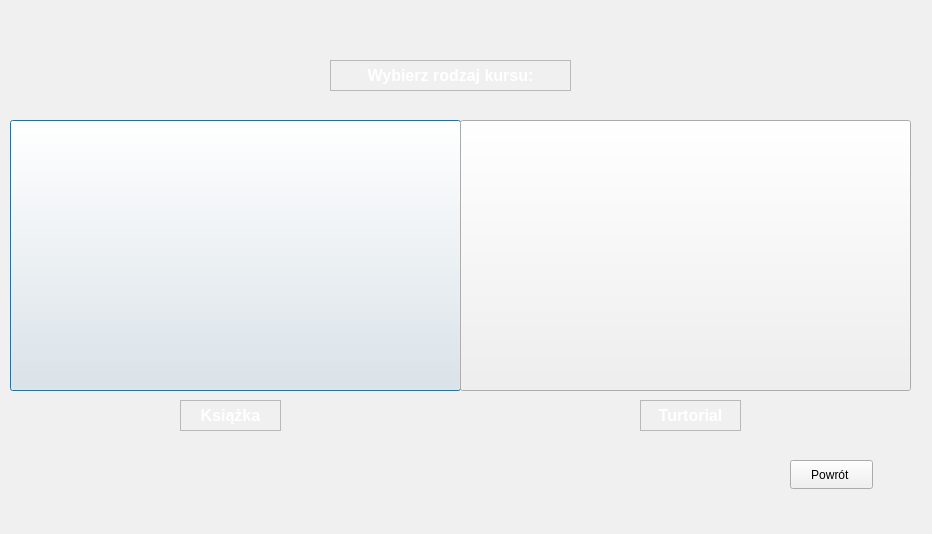
<?xml version="1.0" encoding="UTF-8"?>
<ui version="4.0">
 <class>Dodajkurs</class>
 <widget class="QDialog" name="Dodajkurs">
  <property name="geometry">
   <rect>
    <x>0</x>
    <y>0</y>
    <width>932</width>
    <height>534</height>
   </rect>
  </property>
  <property name="minimumSize">
   <size>
    <width>932</width>
    <height>534</height>
   </size>
  </property>
  <property name="maximumSize">
   <size>
    <width>932</width>
    <height>534</height>
   </size>
  </property>
  <property name="palette">
   <palette>
    <active>
     <colorrole role="WindowText">
      <brush brushstyle="SolidPattern">
       <color alpha="255">
        <red>255</red>
        <green>255</green>
        <blue>255</blue>
       </color>
      </brush>
     </colorrole>
     <colorrole role="Button">
      <brush brushstyle="SolidPattern">
       <color alpha="255">
        <red>93</red>
        <green>47</green>
        <blue>0</blue>
       </color>
      </brush>
     </colorrole>
     <colorrole role="Light">
      <brush brushstyle="SolidPattern">
       <color alpha="255">
        <red>139</red>
        <green>70</green>
        <blue>0</blue>
       </color>
      </brush>
     </colorrole>
     <colorrole role="Midlight">
      <brush brushstyle="SolidPattern">
       <color alpha="255">
        <red>116</red>
        <green>58</green>
        <blue>0</blue>
       </color>
      </brush>
     </colorrole>
     <colorrole role="Dark">
      <brush brushstyle="SolidPattern">
       <color alpha="255">
        <red>46</red>
        <green>23</green>
        <blue>0</blue>
       </color>
      </brush>
     </colorrole>
     <colorrole role="Mid">
      <brush brushstyle="SolidPattern">
       <color alpha="255">
        <red>62</red>
        <green>31</green>
        <blue>0</blue>
       </color>
      </brush>
     </colorrole>
     <colorrole role="Text">
      <brush brushstyle="SolidPattern">
       <color alpha="255">
        <red>255</red>
        <green>255</green>
        <blue>255</blue>
       </color>
      </brush>
     </colorrole>
     <colorrole role="BrightText">
      <brush brushstyle="SolidPattern">
       <color alpha="255">
        <red>255</red>
        <green>255</green>
        <blue>255</blue>
       </color>
      </brush>
     </colorrole>
     <colorrole role="ButtonText">
      <brush brushstyle="SolidPattern">
       <color alpha="255">
        <red>255</red>
        <green>255</green>
        <blue>255</blue>
       </color>
      </brush>
     </colorrole>
     <colorrole role="Base">
      <brush brushstyle="SolidPattern">
       <color alpha="255">
        <red>0</red>
        <green>0</green>
        <blue>0</blue>
       </color>
      </brush>
     </colorrole>
     <colorrole role="Window">
      <brush brushstyle="SolidPattern">
       <color alpha="255">
        <red>93</red>
        <green>47</green>
        <blue>0</blue>
       </color>
      </brush>
     </colorrole>
     <colorrole role="Shadow">
      <brush brushstyle="SolidPattern">
       <color alpha="255">
        <red>0</red>
        <green>0</green>
        <blue>0</blue>
       </color>
      </brush>
     </colorrole>
     <colorrole role="AlternateBase">
      <brush brushstyle="SolidPattern">
       <color alpha="255">
        <red>46</red>
        <green>23</green>
        <blue>0</blue>
       </color>
      </brush>
     </colorrole>
     <colorrole role="ToolTipBase">
      <brush brushstyle="SolidPattern">
       <color alpha="255">
        <red>255</red>
        <green>255</green>
        <blue>220</blue>
       </color>
      </brush>
     </colorrole>
     <colorrole role="ToolTipText">
      <brush brushstyle="SolidPattern">
       <color alpha="255">
        <red>0</red>
        <green>0</green>
        <blue>0</blue>
       </color>
      </brush>
     </colorrole>
    </active>
    <inactive>
     <colorrole role="WindowText">
      <brush brushstyle="SolidPattern">
       <color alpha="255">
        <red>0</red>
        <green>0</green>
        <blue>0</blue>
       </color>
      </brush>
     </colorrole>
     <colorrole role="Button">
      <brush brushstyle="SolidPattern">
       <color alpha="255">
        <red>240</red>
        <green>240</green>
        <blue>240</blue>
       </color>
      </brush>
     </colorrole>
     <colorrole role="Light">
      <brush brushstyle="SolidPattern">
       <color alpha="255">
        <red>255</red>
        <green>255</green>
        <blue>255</blue>
       </color>
      </brush>
     </colorrole>
     <colorrole role="Midlight">
      <brush brushstyle="SolidPattern">
       <color alpha="255">
        <red>227</red>
        <green>227</green>
        <blue>227</blue>
       </color>
      </brush>
     </colorrole>
     <colorrole role="Dark">
      <brush brushstyle="SolidPattern">
       <color alpha="255">
        <red>160</red>
        <green>160</green>
        <blue>160</blue>
       </color>
      </brush>
     </colorrole>
     <colorrole role="Mid">
      <brush brushstyle="SolidPattern">
       <color alpha="255">
        <red>160</red>
        <green>160</green>
        <blue>160</blue>
       </color>
      </brush>
     </colorrole>
     <colorrole role="Text">
      <brush brushstyle="SolidPattern">
       <color alpha="255">
        <red>0</red>
        <green>0</green>
        <blue>0</blue>
       </color>
      </brush>
     </colorrole>
     <colorrole role="BrightText">
      <brush brushstyle="SolidPattern">
       <color alpha="255">
        <red>255</red>
        <green>255</green>
        <blue>255</blue>
       </color>
      </brush>
     </colorrole>
     <colorrole role="ButtonText">
      <brush brushstyle="SolidPattern">
       <color alpha="255">
        <red>0</red>
        <green>0</green>
        <blue>0</blue>
       </color>
      </brush>
     </colorrole>
     <colorrole role="Base">
      <brush brushstyle="SolidPattern">
       <color alpha="255">
        <red>255</red>
        <green>255</green>
        <blue>255</blue>
       </color>
      </brush>
     </colorrole>
     <colorrole role="Window">
      <brush brushstyle="SolidPattern">
       <color alpha="255">
        <red>240</red>
        <green>240</green>
        <blue>240</blue>
       </color>
      </brush>
     </colorrole>
     <colorrole role="Shadow">
      <brush brushstyle="SolidPattern">
       <color alpha="255">
        <red>105</red>
        <green>105</green>
        <blue>105</blue>
       </color>
      </brush>
     </colorrole>
     <colorrole role="AlternateBase">
      <brush brushstyle="SolidPattern">
       <color alpha="255">
        <red>245</red>
        <green>245</green>
        <blue>245</blue>
       </color>
      </brush>
     </colorrole>
     <colorrole role="ToolTipBase">
      <brush brushstyle="SolidPattern">
       <color alpha="255">
        <red>255</red>
        <green>255</green>
        <blue>220</blue>
       </color>
      </brush>
     </colorrole>
     <colorrole role="ToolTipText">
      <brush brushstyle="SolidPattern">
       <color alpha="255">
        <red>0</red>
        <green>0</green>
        <blue>0</blue>
       </color>
      </brush>
     </colorrole>
    </inactive>
    <disabled>
     <colorrole role="WindowText">
      <brush brushstyle="SolidPattern">
       <color alpha="255">
        <red>46</red>
        <green>23</green>
        <blue>0</blue>
       </color>
      </brush>
     </colorrole>
     <colorrole role="Button">
      <brush brushstyle="SolidPattern">
       <color alpha="255">
        <red>93</red>
        <green>47</green>
        <blue>0</blue>
       </color>
      </brush>
     </colorrole>
     <colorrole role="Light">
      <brush brushstyle="SolidPattern">
       <color alpha="255">
        <red>139</red>
        <green>70</green>
        <blue>0</blue>
       </color>
      </brush>
     </colorrole>
     <colorrole role="Midlight">
      <brush brushstyle="SolidPattern">
       <color alpha="255">
        <red>116</red>
        <green>58</green>
        <blue>0</blue>
       </color>
      </brush>
     </colorrole>
     <colorrole role="Dark">
      <brush brushstyle="SolidPattern">
       <color alpha="255">
        <red>46</red>
        <green>23</green>
        <blue>0</blue>
       </color>
      </brush>
     </colorrole>
     <colorrole role="Mid">
      <brush brushstyle="SolidPattern">
       <color alpha="255">
        <red>62</red>
        <green>31</green>
        <blue>0</blue>
       </color>
      </brush>
     </colorrole>
     <colorrole role="Text">
      <brush brushstyle="SolidPattern">
       <color alpha="255">
        <red>46</red>
        <green>23</green>
        <blue>0</blue>
       </color>
      </brush>
     </colorrole>
     <colorrole role="BrightText">
      <brush brushstyle="SolidPattern">
       <color alpha="255">
        <red>255</red>
        <green>255</green>
        <blue>255</blue>
       </color>
      </brush>
     </colorrole>
     <colorrole role="ButtonText">
      <brush brushstyle="SolidPattern">
       <color alpha="255">
        <red>46</red>
        <green>23</green>
        <blue>0</blue>
       </color>
      </brush>
     </colorrole>
     <colorrole role="Base">
      <brush brushstyle="SolidPattern">
       <color alpha="255">
        <red>93</red>
        <green>47</green>
        <blue>0</blue>
       </color>
      </brush>
     </colorrole>
     <colorrole role="Window">
      <brush brushstyle="SolidPattern">
       <color alpha="255">
        <red>93</red>
        <green>47</green>
        <blue>0</blue>
       </color>
      </brush>
     </colorrole>
     <colorrole role="Shadow">
      <brush brushstyle="SolidPattern">
       <color alpha="255">
        <red>0</red>
        <green>0</green>
        <blue>0</blue>
       </color>
      </brush>
     </colorrole>
     <colorrole role="AlternateBase">
      <brush brushstyle="SolidPattern">
       <color alpha="255">
        <red>245</red>
        <green>245</green>
        <blue>245</blue>
       </color>
      </brush>
     </colorrole>
     <colorrole role="ToolTipBase">
      <brush brushstyle="SolidPattern">
       <color alpha="255">
        <red>255</red>
        <green>255</green>
        <blue>220</blue>
       </color>
      </brush>
     </colorrole>
     <colorrole role="ToolTipText">
      <brush brushstyle="SolidPattern">
       <color alpha="255">
        <red>0</red>
        <green>0</green>
        <blue>0</blue>
       </color>
      </brush>
     </colorrole>
    </disabled>
   </palette>
  </property>
  <property name="windowTitle">
   <string>Memorizer</string>
  </property>
  <property name="windowIcon">
   <iconset theme="contact-new">
    <normaloff>.</normaloff>.</iconset>
  </property>
  <property name="modal">
   <bool>false</bool>
  </property>
  <widget class="QPushButton" name="pushButton_2">
   <property name="geometry">
    <rect>
     <x>10</x>
     <y>120</y>
     <width>451</width>
     <height>271</height>
    </rect>
   </property>
   <property name="cursor">
    <cursorShape>PointingHandCursor</cursorShape>
   </property>
   <property name="autoFillBackground">
    <bool>true</bool>
   </property>
   <property name="text">
    <string/>
   </property>
   <property name="icon">
    <iconset resource="moje_obrazy.qrc">
     <normaloff>:/tla/img/nowy/ksiazka.jpg</normaloff>:/tla/img/nowy/ksiazka.jpg</iconset>
   </property>
   <property name="iconSize">
    <size>
     <width>400</width>
     <height>200</height>
    </size>
   </property>
  </widget>
  <widget class="QPushButton" name="pushButton_3">
   <property name="geometry">
    <rect>
     <x>460</x>
     <y>120</y>
     <width>451</width>
     <height>271</height>
    </rect>
   </property>
   <property name="cursor">
    <cursorShape>PointingHandCursor</cursorShape>
   </property>
   <property name="text">
    <string/>
   </property>
   <property name="icon">
    <iconset resource="moje_obrazy.qrc">
     <normaloff>:/tla/img/nowy/youtbe.jpg</normaloff>:/tla/img/nowy/youtbe.jpg</iconset>
   </property>
   <property name="iconSize">
    <size>
     <width>400</width>
     <height>200</height>
    </size>
   </property>
   <property name="flat">
    <bool>false</bool>
   </property>
  </widget>
  <widget class="QLabel" name="label_2">
   <property name="geometry">
    <rect>
     <x>180</x>
     <y>400</y>
     <width>101</width>
     <height>31</height>
    </rect>
   </property>
   <property name="palette">
    <palette>
     <active>
      <colorrole role="WindowText">
       <brush brushstyle="SolidPattern">
        <color alpha="255">
         <red>0</red>
         <green>0</green>
         <blue>0</blue>
        </color>
       </brush>
      </colorrole>
      <colorrole role="Button">
       <brush brushstyle="SolidPattern">
        <color alpha="255">
         <red>170</red>
         <green>85</green>
         <blue>0</blue>
        </color>
       </brush>
      </colorrole>
      <colorrole role="Light">
       <brush brushstyle="SolidPattern">
        <color alpha="255">
         <red>255</red>
         <green>128</green>
         <blue>0</blue>
        </color>
       </brush>
      </colorrole>
      <colorrole role="Midlight">
       <brush brushstyle="SolidPattern">
        <color alpha="255">
         <red>212</red>
         <green>106</green>
         <blue>0</blue>
        </color>
       </brush>
      </colorrole>
      <colorrole role="Dark">
       <brush brushstyle="SolidPattern">
        <color alpha="255">
         <red>85</red>
         <green>43</green>
         <blue>0</blue>
        </color>
       </brush>
      </colorrole>
      <colorrole role="Mid">
       <brush brushstyle="SolidPattern">
        <color alpha="255">
         <red>113</red>
         <green>57</green>
         <blue>0</blue>
        </color>
       </brush>
      </colorrole>
      <colorrole role="Text">
       <brush brushstyle="SolidPattern">
        <color alpha="255">
         <red>0</red>
         <green>0</green>
         <blue>0</blue>
        </color>
       </brush>
      </colorrole>
      <colorrole role="BrightText">
       <brush brushstyle="SolidPattern">
        <color alpha="255">
         <red>255</red>
         <green>255</green>
         <blue>255</blue>
        </color>
       </brush>
      </colorrole>
      <colorrole role="ButtonText">
       <brush brushstyle="SolidPattern">
        <color alpha="255">
         <red>0</red>
         <green>0</green>
         <blue>0</blue>
        </color>
       </brush>
      </colorrole>
      <colorrole role="Base">
       <brush brushstyle="SolidPattern">
        <color alpha="255">
         <red>255</red>
         <green>255</green>
         <blue>255</blue>
        </color>
       </brush>
      </colorrole>
      <colorrole role="Window">
       <brush brushstyle="SolidPattern">
        <color alpha="255">
         <red>170</red>
         <green>85</green>
         <blue>0</blue>
        </color>
       </brush>
      </colorrole>
      <colorrole role="Shadow">
       <brush brushstyle="SolidPattern">
        <color alpha="255">
         <red>0</red>
         <green>0</green>
         <blue>0</blue>
        </color>
       </brush>
      </colorrole>
      <colorrole role="AlternateBase">
       <brush brushstyle="SolidPattern">
        <color alpha="255">
         <red>212</red>
         <green>170</green>
         <blue>127</blue>
        </color>
       </brush>
      </colorrole>
      <colorrole role="ToolTipBase">
       <brush brushstyle="SolidPattern">
        <color alpha="255">
         <red>255</red>
         <green>255</green>
         <blue>220</blue>
        </color>
       </brush>
      </colorrole>
      <colorrole role="ToolTipText">
       <brush brushstyle="SolidPattern">
        <color alpha="255">
         <red>0</red>
         <green>0</green>
         <blue>0</blue>
        </color>
       </brush>
      </colorrole>
     </active>
     <inactive>
      <colorrole role="WindowText">
       <brush brushstyle="SolidPattern">
        <color alpha="255">
         <red>0</red>
         <green>0</green>
         <blue>0</blue>
        </color>
       </brush>
      </colorrole>
      <colorrole role="Button">
       <brush brushstyle="SolidPattern">
        <color alpha="255">
         <red>240</red>
         <green>240</green>
         <blue>240</blue>
        </color>
       </brush>
      </colorrole>
      <colorrole role="Light">
       <brush brushstyle="SolidPattern">
        <color alpha="255">
         <red>255</red>
         <green>255</green>
         <blue>255</blue>
        </color>
       </brush>
      </colorrole>
      <colorrole role="Midlight">
       <brush brushstyle="SolidPattern">
        <color alpha="255">
         <red>227</red>
         <green>227</green>
         <blue>227</blue>
        </color>
       </brush>
      </colorrole>
      <colorrole role="Dark">
       <brush brushstyle="SolidPattern">
        <color alpha="255">
         <red>160</red>
         <green>160</green>
         <blue>160</blue>
        </color>
       </brush>
      </colorrole>
      <colorrole role="Mid">
       <brush brushstyle="SolidPattern">
        <color alpha="255">
         <red>160</red>
         <green>160</green>
         <blue>160</blue>
        </color>
       </brush>
      </colorrole>
      <colorrole role="Text">
       <brush brushstyle="SolidPattern">
        <color alpha="255">
         <red>0</red>
         <green>0</green>
         <blue>0</blue>
        </color>
       </brush>
      </colorrole>
      <colorrole role="BrightText">
       <brush brushstyle="SolidPattern">
        <color alpha="255">
         <red>255</red>
         <green>255</green>
         <blue>255</blue>
        </color>
       </brush>
      </colorrole>
      <colorrole role="ButtonText">
       <brush brushstyle="SolidPattern">
        <color alpha="255">
         <red>0</red>
         <green>0</green>
         <blue>0</blue>
        </color>
       </brush>
      </colorrole>
      <colorrole role="Base">
       <brush brushstyle="SolidPattern">
        <color alpha="255">
         <red>255</red>
         <green>255</green>
         <blue>255</blue>
        </color>
       </brush>
      </colorrole>
      <colorrole role="Window">
       <brush brushstyle="SolidPattern">
        <color alpha="255">
         <red>240</red>
         <green>240</green>
         <blue>240</blue>
        </color>
       </brush>
      </colorrole>
      <colorrole role="Shadow">
       <brush brushstyle="SolidPattern">
        <color alpha="255">
         <red>105</red>
         <green>105</green>
         <blue>105</blue>
        </color>
       </brush>
      </colorrole>
      <colorrole role="AlternateBase">
       <brush brushstyle="SolidPattern">
        <color alpha="255">
         <red>245</red>
         <green>245</green>
         <blue>245</blue>
        </color>
       </brush>
      </colorrole>
      <colorrole role="ToolTipBase">
       <brush brushstyle="SolidPattern">
        <color alpha="255">
         <red>255</red>
         <green>255</green>
         <blue>220</blue>
        </color>
       </brush>
      </colorrole>
      <colorrole role="ToolTipText">
       <brush brushstyle="SolidPattern">
        <color alpha="255">
         <red>0</red>
         <green>0</green>
         <blue>0</blue>
        </color>
       </brush>
      </colorrole>
     </inactive>
     <disabled>
      <colorrole role="WindowText">
       <brush brushstyle="SolidPattern">
        <color alpha="255">
         <red>85</red>
         <green>43</green>
         <blue>0</blue>
        </color>
       </brush>
      </colorrole>
      <colorrole role="Button">
       <brush brushstyle="SolidPattern">
        <color alpha="255">
         <red>170</red>
         <green>85</green>
         <blue>0</blue>
        </color>
       </brush>
      </colorrole>
      <colorrole role="Light">
       <brush brushstyle="SolidPattern">
        <color alpha="255">
         <red>255</red>
         <green>128</green>
         <blue>0</blue>
        </color>
       </brush>
      </colorrole>
      <colorrole role="Midlight">
       <brush brushstyle="SolidPattern">
        <color alpha="255">
         <red>212</red>
         <green>106</green>
         <blue>0</blue>
        </color>
       </brush>
      </colorrole>
      <colorrole role="Dark">
       <brush brushstyle="SolidPattern">
        <color alpha="255">
         <red>85</red>
         <green>43</green>
         <blue>0</blue>
        </color>
       </brush>
      </colorrole>
      <colorrole role="Mid">
       <brush brushstyle="SolidPattern">
        <color alpha="255">
         <red>113</red>
         <green>57</green>
         <blue>0</blue>
        </color>
       </brush>
      </colorrole>
      <colorrole role="Text">
       <brush brushstyle="SolidPattern">
        <color alpha="255">
         <red>85</red>
         <green>43</green>
         <blue>0</blue>
        </color>
       </brush>
      </colorrole>
      <colorrole role="BrightText">
       <brush brushstyle="SolidPattern">
        <color alpha="255">
         <red>255</red>
         <green>255</green>
         <blue>255</blue>
        </color>
       </brush>
      </colorrole>
      <colorrole role="ButtonText">
       <brush brushstyle="SolidPattern">
        <color alpha="255">
         <red>85</red>
         <green>43</green>
         <blue>0</blue>
        </color>
       </brush>
      </colorrole>
      <colorrole role="Base">
       <brush brushstyle="SolidPattern">
        <color alpha="255">
         <red>170</red>
         <green>85</green>
         <blue>0</blue>
        </color>
       </brush>
      </colorrole>
      <colorrole role="Window">
       <brush brushstyle="SolidPattern">
        <color alpha="255">
         <red>170</red>
         <green>85</green>
         <blue>0</blue>
        </color>
       </brush>
      </colorrole>
      <colorrole role="Shadow">
       <brush brushstyle="SolidPattern">
        <color alpha="255">
         <red>0</red>
         <green>0</green>
         <blue>0</blue>
        </color>
       </brush>
      </colorrole>
      <colorrole role="AlternateBase">
       <brush brushstyle="SolidPattern">
        <color alpha="255">
         <red>245</red>
         <green>245</green>
         <blue>245</blue>
        </color>
       </brush>
      </colorrole>
      <colorrole role="ToolTipBase">
       <brush brushstyle="SolidPattern">
        <color alpha="255">
         <red>255</red>
         <green>255</green>
         <blue>220</blue>
        </color>
       </brush>
      </colorrole>
      <colorrole role="ToolTipText">
       <brush brushstyle="SolidPattern">
        <color alpha="255">
         <red>0</red>
         <green>0</green>
         <blue>0</blue>
        </color>
       </brush>
      </colorrole>
     </disabled>
    </palette>
   </property>
   <property name="font">
    <font>
     <pointsize>12</pointsize>
     <bold>true</bold>
    </font>
   </property>
   <property name="frameShape">
    <enum>QFrame::StyledPanel</enum>
   </property>
   <property name="frameShadow">
    <enum>QFrame::Sunken</enum>
   </property>
   <property name="text">
    <string>&lt;html&gt;&lt;head/&gt;&lt;body&gt;&lt;p&gt;&lt;span style=&quot; color:#ffffff;&quot;&gt;Książka&lt;/span&gt;&lt;/p&gt;&lt;/body&gt;&lt;/html&gt;</string>
   </property>
   <property name="alignment">
    <set>Qt::AlignCenter</set>
   </property>
  </widget>
  <widget class="QLabel" name="label_3">
   <property name="geometry">
    <rect>
     <x>640</x>
     <y>400</y>
     <width>101</width>
     <height>31</height>
    </rect>
   </property>
   <property name="palette">
    <palette>
     <active>
      <colorrole role="WindowText">
       <brush brushstyle="SolidPattern">
        <color alpha="255">
         <red>0</red>
         <green>0</green>
         <blue>0</blue>
        </color>
       </brush>
      </colorrole>
      <colorrole role="Button">
       <brush brushstyle="SolidPattern">
        <color alpha="255">
         <red>170</red>
         <green>85</green>
         <blue>0</blue>
        </color>
       </brush>
      </colorrole>
      <colorrole role="Light">
       <brush brushstyle="SolidPattern">
        <color alpha="255">
         <red>255</red>
         <green>128</green>
         <blue>0</blue>
        </color>
       </brush>
      </colorrole>
      <colorrole role="Midlight">
       <brush brushstyle="SolidPattern">
        <color alpha="255">
         <red>212</red>
         <green>106</green>
         <blue>0</blue>
        </color>
       </brush>
      </colorrole>
      <colorrole role="Dark">
       <brush brushstyle="SolidPattern">
        <color alpha="255">
         <red>85</red>
         <green>43</green>
         <blue>0</blue>
        </color>
       </brush>
      </colorrole>
      <colorrole role="Mid">
       <brush brushstyle="SolidPattern">
        <color alpha="255">
         <red>113</red>
         <green>57</green>
         <blue>0</blue>
        </color>
       </brush>
      </colorrole>
      <colorrole role="Text">
       <brush brushstyle="SolidPattern">
        <color alpha="255">
         <red>0</red>
         <green>0</green>
         <blue>0</blue>
        </color>
       </brush>
      </colorrole>
      <colorrole role="BrightText">
       <brush brushstyle="SolidPattern">
        <color alpha="255">
         <red>255</red>
         <green>255</green>
         <blue>255</blue>
        </color>
       </brush>
      </colorrole>
      <colorrole role="ButtonText">
       <brush brushstyle="SolidPattern">
        <color alpha="255">
         <red>0</red>
         <green>0</green>
         <blue>0</blue>
        </color>
       </brush>
      </colorrole>
      <colorrole role="Base">
       <brush brushstyle="SolidPattern">
        <color alpha="255">
         <red>255</red>
         <green>255</green>
         <blue>255</blue>
        </color>
       </brush>
      </colorrole>
      <colorrole role="Window">
       <brush brushstyle="SolidPattern">
        <color alpha="255">
         <red>170</red>
         <green>85</green>
         <blue>0</blue>
        </color>
       </brush>
      </colorrole>
      <colorrole role="Shadow">
       <brush brushstyle="SolidPattern">
        <color alpha="255">
         <red>0</red>
         <green>0</green>
         <blue>0</blue>
        </color>
       </brush>
      </colorrole>
      <colorrole role="AlternateBase">
       <brush brushstyle="SolidPattern">
        <color alpha="255">
         <red>212</red>
         <green>170</green>
         <blue>127</blue>
        </color>
       </brush>
      </colorrole>
      <colorrole role="ToolTipBase">
       <brush brushstyle="SolidPattern">
        <color alpha="255">
         <red>255</red>
         <green>255</green>
         <blue>220</blue>
        </color>
       </brush>
      </colorrole>
      <colorrole role="ToolTipText">
       <brush brushstyle="SolidPattern">
        <color alpha="255">
         <red>0</red>
         <green>0</green>
         <blue>0</blue>
        </color>
       </brush>
      </colorrole>
     </active>
     <inactive>
      <colorrole role="WindowText">
       <brush brushstyle="SolidPattern">
        <color alpha="255">
         <red>0</red>
         <green>0</green>
         <blue>0</blue>
        </color>
       </brush>
      </colorrole>
      <colorrole role="Button">
       <brush brushstyle="SolidPattern">
        <color alpha="255">
         <red>240</red>
         <green>240</green>
         <blue>240</blue>
        </color>
       </brush>
      </colorrole>
      <colorrole role="Light">
       <brush brushstyle="SolidPattern">
        <color alpha="255">
         <red>255</red>
         <green>255</green>
         <blue>255</blue>
        </color>
       </brush>
      </colorrole>
      <colorrole role="Midlight">
       <brush brushstyle="SolidPattern">
        <color alpha="255">
         <red>227</red>
         <green>227</green>
         <blue>227</blue>
        </color>
       </brush>
      </colorrole>
      <colorrole role="Dark">
       <brush brushstyle="SolidPattern">
        <color alpha="255">
         <red>160</red>
         <green>160</green>
         <blue>160</blue>
        </color>
       </brush>
      </colorrole>
      <colorrole role="Mid">
       <brush brushstyle="SolidPattern">
        <color alpha="255">
         <red>160</red>
         <green>160</green>
         <blue>160</blue>
        </color>
       </brush>
      </colorrole>
      <colorrole role="Text">
       <brush brushstyle="SolidPattern">
        <color alpha="255">
         <red>0</red>
         <green>0</green>
         <blue>0</blue>
        </color>
       </brush>
      </colorrole>
      <colorrole role="BrightText">
       <brush brushstyle="SolidPattern">
        <color alpha="255">
         <red>255</red>
         <green>255</green>
         <blue>255</blue>
        </color>
       </brush>
      </colorrole>
      <colorrole role="ButtonText">
       <brush brushstyle="SolidPattern">
        <color alpha="255">
         <red>0</red>
         <green>0</green>
         <blue>0</blue>
        </color>
       </brush>
      </colorrole>
      <colorrole role="Base">
       <brush brushstyle="SolidPattern">
        <color alpha="255">
         <red>255</red>
         <green>255</green>
         <blue>255</blue>
        </color>
       </brush>
      </colorrole>
      <colorrole role="Window">
       <brush brushstyle="SolidPattern">
        <color alpha="255">
         <red>240</red>
         <green>240</green>
         <blue>240</blue>
        </color>
       </brush>
      </colorrole>
      <colorrole role="Shadow">
       <brush brushstyle="SolidPattern">
        <color alpha="255">
         <red>105</red>
         <green>105</green>
         <blue>105</blue>
        </color>
       </brush>
      </colorrole>
      <colorrole role="AlternateBase">
       <brush brushstyle="SolidPattern">
        <color alpha="255">
         <red>245</red>
         <green>245</green>
         <blue>245</blue>
        </color>
       </brush>
      </colorrole>
      <colorrole role="ToolTipBase">
       <brush brushstyle="SolidPattern">
        <color alpha="255">
         <red>255</red>
         <green>255</green>
         <blue>220</blue>
        </color>
       </brush>
      </colorrole>
      <colorrole role="ToolTipText">
       <brush brushstyle="SolidPattern">
        <color alpha="255">
         <red>0</red>
         <green>0</green>
         <blue>0</blue>
        </color>
       </brush>
      </colorrole>
     </inactive>
     <disabled>
      <colorrole role="WindowText">
       <brush brushstyle="SolidPattern">
        <color alpha="255">
         <red>85</red>
         <green>43</green>
         <blue>0</blue>
        </color>
       </brush>
      </colorrole>
      <colorrole role="Button">
       <brush brushstyle="SolidPattern">
        <color alpha="255">
         <red>170</red>
         <green>85</green>
         <blue>0</blue>
        </color>
       </brush>
      </colorrole>
      <colorrole role="Light">
       <brush brushstyle="SolidPattern">
        <color alpha="255">
         <red>255</red>
         <green>128</green>
         <blue>0</blue>
        </color>
       </brush>
      </colorrole>
      <colorrole role="Midlight">
       <brush brushstyle="SolidPattern">
        <color alpha="255">
         <red>212</red>
         <green>106</green>
         <blue>0</blue>
        </color>
       </brush>
      </colorrole>
      <colorrole role="Dark">
       <brush brushstyle="SolidPattern">
        <color alpha="255">
         <red>85</red>
         <green>43</green>
         <blue>0</blue>
        </color>
       </brush>
      </colorrole>
      <colorrole role="Mid">
       <brush brushstyle="SolidPattern">
        <color alpha="255">
         <red>113</red>
         <green>57</green>
         <blue>0</blue>
        </color>
       </brush>
      </colorrole>
      <colorrole role="Text">
       <brush brushstyle="SolidPattern">
        <color alpha="255">
         <red>85</red>
         <green>43</green>
         <blue>0</blue>
        </color>
       </brush>
      </colorrole>
      <colorrole role="BrightText">
       <brush brushstyle="SolidPattern">
        <color alpha="255">
         <red>255</red>
         <green>255</green>
         <blue>255</blue>
        </color>
       </brush>
      </colorrole>
      <colorrole role="ButtonText">
       <brush brushstyle="SolidPattern">
        <color alpha="255">
         <red>85</red>
         <green>43</green>
         <blue>0</blue>
        </color>
       </brush>
      </colorrole>
      <colorrole role="Base">
       <brush brushstyle="SolidPattern">
        <color alpha="255">
         <red>170</red>
         <green>85</green>
         <blue>0</blue>
        </color>
       </brush>
      </colorrole>
      <colorrole role="Window">
       <brush brushstyle="SolidPattern">
        <color alpha="255">
         <red>170</red>
         <green>85</green>
         <blue>0</blue>
        </color>
       </brush>
      </colorrole>
      <colorrole role="Shadow">
       <brush brushstyle="SolidPattern">
        <color alpha="255">
         <red>0</red>
         <green>0</green>
         <blue>0</blue>
        </color>
       </brush>
      </colorrole>
      <colorrole role="AlternateBase">
       <brush brushstyle="SolidPattern">
        <color alpha="255">
         <red>245</red>
         <green>245</green>
         <blue>245</blue>
        </color>
       </brush>
      </colorrole>
      <colorrole role="ToolTipBase">
       <brush brushstyle="SolidPattern">
        <color alpha="255">
         <red>255</red>
         <green>255</green>
         <blue>220</blue>
        </color>
       </brush>
      </colorrole>
      <colorrole role="ToolTipText">
       <brush brushstyle="SolidPattern">
        <color alpha="255">
         <red>0</red>
         <green>0</green>
         <blue>0</blue>
        </color>
       </brush>
      </colorrole>
     </disabled>
    </palette>
   </property>
   <property name="font">
    <font>
     <pointsize>12</pointsize>
     <bold>true</bold>
    </font>
   </property>
   <property name="frameShape">
    <enum>QFrame::StyledPanel</enum>
   </property>
   <property name="frameShadow">
    <enum>QFrame::Sunken</enum>
   </property>
   <property name="text">
    <string>&lt;html&gt;&lt;head/&gt;&lt;body&gt;&lt;p&gt;&lt;span style=&quot; color:#ffffff;&quot;&gt;Turtorial&lt;/span&gt;&lt;/p&gt;&lt;/body&gt;&lt;/html&gt;</string>
   </property>
   <property name="alignment">
    <set>Qt::AlignCenter</set>
   </property>
  </widget>
  <widget class="QLabel" name="label_4">
   <property name="geometry">
    <rect>
     <x>330</x>
     <y>60</y>
     <width>241</width>
     <height>31</height>
    </rect>
   </property>
   <property name="palette">
    <palette>
     <active>
      <colorrole role="WindowText">
       <brush brushstyle="SolidPattern">
        <color alpha="255">
         <red>0</red>
         <green>0</green>
         <blue>0</blue>
        </color>
       </brush>
      </colorrole>
      <colorrole role="Button">
       <brush brushstyle="SolidPattern">
        <color alpha="255">
         <red>170</red>
         <green>85</green>
         <blue>0</blue>
        </color>
       </brush>
      </colorrole>
      <colorrole role="Light">
       <brush brushstyle="SolidPattern">
        <color alpha="255">
         <red>255</red>
         <green>128</green>
         <blue>0</blue>
        </color>
       </brush>
      </colorrole>
      <colorrole role="Midlight">
       <brush brushstyle="SolidPattern">
        <color alpha="255">
         <red>212</red>
         <green>106</green>
         <blue>0</blue>
        </color>
       </brush>
      </colorrole>
      <colorrole role="Dark">
       <brush brushstyle="SolidPattern">
        <color alpha="255">
         <red>85</red>
         <green>43</green>
         <blue>0</blue>
        </color>
       </brush>
      </colorrole>
      <colorrole role="Mid">
       <brush brushstyle="SolidPattern">
        <color alpha="255">
         <red>113</red>
         <green>57</green>
         <blue>0</blue>
        </color>
       </brush>
      </colorrole>
      <colorrole role="Text">
       <brush brushstyle="SolidPattern">
        <color alpha="255">
         <red>0</red>
         <green>0</green>
         <blue>0</blue>
        </color>
       </brush>
      </colorrole>
      <colorrole role="BrightText">
       <brush brushstyle="SolidPattern">
        <color alpha="255">
         <red>255</red>
         <green>255</green>
         <blue>255</blue>
        </color>
       </brush>
      </colorrole>
      <colorrole role="ButtonText">
       <brush brushstyle="SolidPattern">
        <color alpha="255">
         <red>0</red>
         <green>0</green>
         <blue>0</blue>
        </color>
       </brush>
      </colorrole>
      <colorrole role="Base">
       <brush brushstyle="SolidPattern">
        <color alpha="255">
         <red>255</red>
         <green>255</green>
         <blue>255</blue>
        </color>
       </brush>
      </colorrole>
      <colorrole role="Window">
       <brush brushstyle="SolidPattern">
        <color alpha="255">
         <red>170</red>
         <green>85</green>
         <blue>0</blue>
        </color>
       </brush>
      </colorrole>
      <colorrole role="Shadow">
       <brush brushstyle="SolidPattern">
        <color alpha="255">
         <red>0</red>
         <green>0</green>
         <blue>0</blue>
        </color>
       </brush>
      </colorrole>
      <colorrole role="AlternateBase">
       <brush brushstyle="SolidPattern">
        <color alpha="255">
         <red>212</red>
         <green>170</green>
         <blue>127</blue>
        </color>
       </brush>
      </colorrole>
      <colorrole role="ToolTipBase">
       <brush brushstyle="SolidPattern">
        <color alpha="255">
         <red>255</red>
         <green>255</green>
         <blue>220</blue>
        </color>
       </brush>
      </colorrole>
      <colorrole role="ToolTipText">
       <brush brushstyle="SolidPattern">
        <color alpha="255">
         <red>0</red>
         <green>0</green>
         <blue>0</blue>
        </color>
       </brush>
      </colorrole>
     </active>
     <inactive>
      <colorrole role="WindowText">
       <brush brushstyle="SolidPattern">
        <color alpha="255">
         <red>0</red>
         <green>0</green>
         <blue>0</blue>
        </color>
       </brush>
      </colorrole>
      <colorrole role="Button">
       <brush brushstyle="SolidPattern">
        <color alpha="255">
         <red>240</red>
         <green>240</green>
         <blue>240</blue>
        </color>
       </brush>
      </colorrole>
      <colorrole role="Light">
       <brush brushstyle="SolidPattern">
        <color alpha="255">
         <red>255</red>
         <green>255</green>
         <blue>255</blue>
        </color>
       </brush>
      </colorrole>
      <colorrole role="Midlight">
       <brush brushstyle="SolidPattern">
        <color alpha="255">
         <red>227</red>
         <green>227</green>
         <blue>227</blue>
        </color>
       </brush>
      </colorrole>
      <colorrole role="Dark">
       <brush brushstyle="SolidPattern">
        <color alpha="255">
         <red>160</red>
         <green>160</green>
         <blue>160</blue>
        </color>
       </brush>
      </colorrole>
      <colorrole role="Mid">
       <brush brushstyle="SolidPattern">
        <color alpha="255">
         <red>160</red>
         <green>160</green>
         <blue>160</blue>
        </color>
       </brush>
      </colorrole>
      <colorrole role="Text">
       <brush brushstyle="SolidPattern">
        <color alpha="255">
         <red>0</red>
         <green>0</green>
         <blue>0</blue>
        </color>
       </brush>
      </colorrole>
      <colorrole role="BrightText">
       <brush brushstyle="SolidPattern">
        <color alpha="255">
         <red>255</red>
         <green>255</green>
         <blue>255</blue>
        </color>
       </brush>
      </colorrole>
      <colorrole role="ButtonText">
       <brush brushstyle="SolidPattern">
        <color alpha="255">
         <red>0</red>
         <green>0</green>
         <blue>0</blue>
        </color>
       </brush>
      </colorrole>
      <colorrole role="Base">
       <brush brushstyle="SolidPattern">
        <color alpha="255">
         <red>255</red>
         <green>255</green>
         <blue>255</blue>
        </color>
       </brush>
      </colorrole>
      <colorrole role="Window">
       <brush brushstyle="SolidPattern">
        <color alpha="255">
         <red>240</red>
         <green>240</green>
         <blue>240</blue>
        </color>
       </brush>
      </colorrole>
      <colorrole role="Shadow">
       <brush brushstyle="SolidPattern">
        <color alpha="255">
         <red>105</red>
         <green>105</green>
         <blue>105</blue>
        </color>
       </brush>
      </colorrole>
      <colorrole role="AlternateBase">
       <brush brushstyle="SolidPattern">
        <color alpha="255">
         <red>245</red>
         <green>245</green>
         <blue>245</blue>
        </color>
       </brush>
      </colorrole>
      <colorrole role="ToolTipBase">
       <brush brushstyle="SolidPattern">
        <color alpha="255">
         <red>255</red>
         <green>255</green>
         <blue>220</blue>
        </color>
       </brush>
      </colorrole>
      <colorrole role="ToolTipText">
       <brush brushstyle="SolidPattern">
        <color alpha="255">
         <red>0</red>
         <green>0</green>
         <blue>0</blue>
        </color>
       </brush>
      </colorrole>
     </inactive>
     <disabled>
      <colorrole role="WindowText">
       <brush brushstyle="SolidPattern">
        <color alpha="255">
         <red>85</red>
         <green>43</green>
         <blue>0</blue>
        </color>
       </brush>
      </colorrole>
      <colorrole role="Button">
       <brush brushstyle="SolidPattern">
        <color alpha="255">
         <red>170</red>
         <green>85</green>
         <blue>0</blue>
        </color>
       </brush>
      </colorrole>
      <colorrole role="Light">
       <brush brushstyle="SolidPattern">
        <color alpha="255">
         <red>255</red>
         <green>128</green>
         <blue>0</blue>
        </color>
       </brush>
      </colorrole>
      <colorrole role="Midlight">
       <brush brushstyle="SolidPattern">
        <color alpha="255">
         <red>212</red>
         <green>106</green>
         <blue>0</blue>
        </color>
       </brush>
      </colorrole>
      <colorrole role="Dark">
       <brush brushstyle="SolidPattern">
        <color alpha="255">
         <red>85</red>
         <green>43</green>
         <blue>0</blue>
        </color>
       </brush>
      </colorrole>
      <colorrole role="Mid">
       <brush brushstyle="SolidPattern">
        <color alpha="255">
         <red>113</red>
         <green>57</green>
         <blue>0</blue>
        </color>
       </brush>
      </colorrole>
      <colorrole role="Text">
       <brush brushstyle="SolidPattern">
        <color alpha="255">
         <red>85</red>
         <green>43</green>
         <blue>0</blue>
        </color>
       </brush>
      </colorrole>
      <colorrole role="BrightText">
       <brush brushstyle="SolidPattern">
        <color alpha="255">
         <red>255</red>
         <green>255</green>
         <blue>255</blue>
        </color>
       </brush>
      </colorrole>
      <colorrole role="ButtonText">
       <brush brushstyle="SolidPattern">
        <color alpha="255">
         <red>85</red>
         <green>43</green>
         <blue>0</blue>
        </color>
       </brush>
      </colorrole>
      <colorrole role="Base">
       <brush brushstyle="SolidPattern">
        <color alpha="255">
         <red>170</red>
         <green>85</green>
         <blue>0</blue>
        </color>
       </brush>
      </colorrole>
      <colorrole role="Window">
       <brush brushstyle="SolidPattern">
        <color alpha="255">
         <red>170</red>
         <green>85</green>
         <blue>0</blue>
        </color>
       </brush>
      </colorrole>
      <colorrole role="Shadow">
       <brush brushstyle="SolidPattern">
        <color alpha="255">
         <red>0</red>
         <green>0</green>
         <blue>0</blue>
        </color>
       </brush>
      </colorrole>
      <colorrole role="AlternateBase">
       <brush brushstyle="SolidPattern">
        <color alpha="255">
         <red>245</red>
         <green>245</green>
         <blue>245</blue>
        </color>
       </brush>
      </colorrole>
      <colorrole role="ToolTipBase">
       <brush brushstyle="SolidPattern">
        <color alpha="255">
         <red>255</red>
         <green>255</green>
         <blue>220</blue>
        </color>
       </brush>
      </colorrole>
      <colorrole role="ToolTipText">
       <brush brushstyle="SolidPattern">
        <color alpha="255">
         <red>0</red>
         <green>0</green>
         <blue>0</blue>
        </color>
       </brush>
      </colorrole>
     </disabled>
    </palette>
   </property>
   <property name="font">
    <font>
     <pointsize>12</pointsize>
     <bold>true</bold>
    </font>
   </property>
   <property name="frameShape">
    <enum>QFrame::StyledPanel</enum>
   </property>
   <property name="frameShadow">
    <enum>QFrame::Sunken</enum>
   </property>
   <property name="text">
    <string>&lt;html&gt;&lt;head/&gt;&lt;body&gt;&lt;p&gt;&lt;span style=&quot; color:#ffffff;&quot;&gt;Wybierz rodzaj kursu:&lt;/span&gt;&lt;/p&gt;&lt;/body&gt;&lt;/html&gt;</string>
   </property>
   <property name="alignment">
    <set>Qt::AlignCenter</set>
   </property>
  </widget>
  <widget class="QPushButton" name="pushButton">
   <property name="geometry">
    <rect>
     <x>790</x>
     <y>460</y>
     <width>83</width>
     <height>29</height>
    </rect>
   </property>
   <property name="text">
    <string>Powrót </string>
   </property>
  </widget>
 </widget>
 <resources>
  <include location="moje_obrazy.qrc"/>
 </resources>
 <connections/>
</ui>
